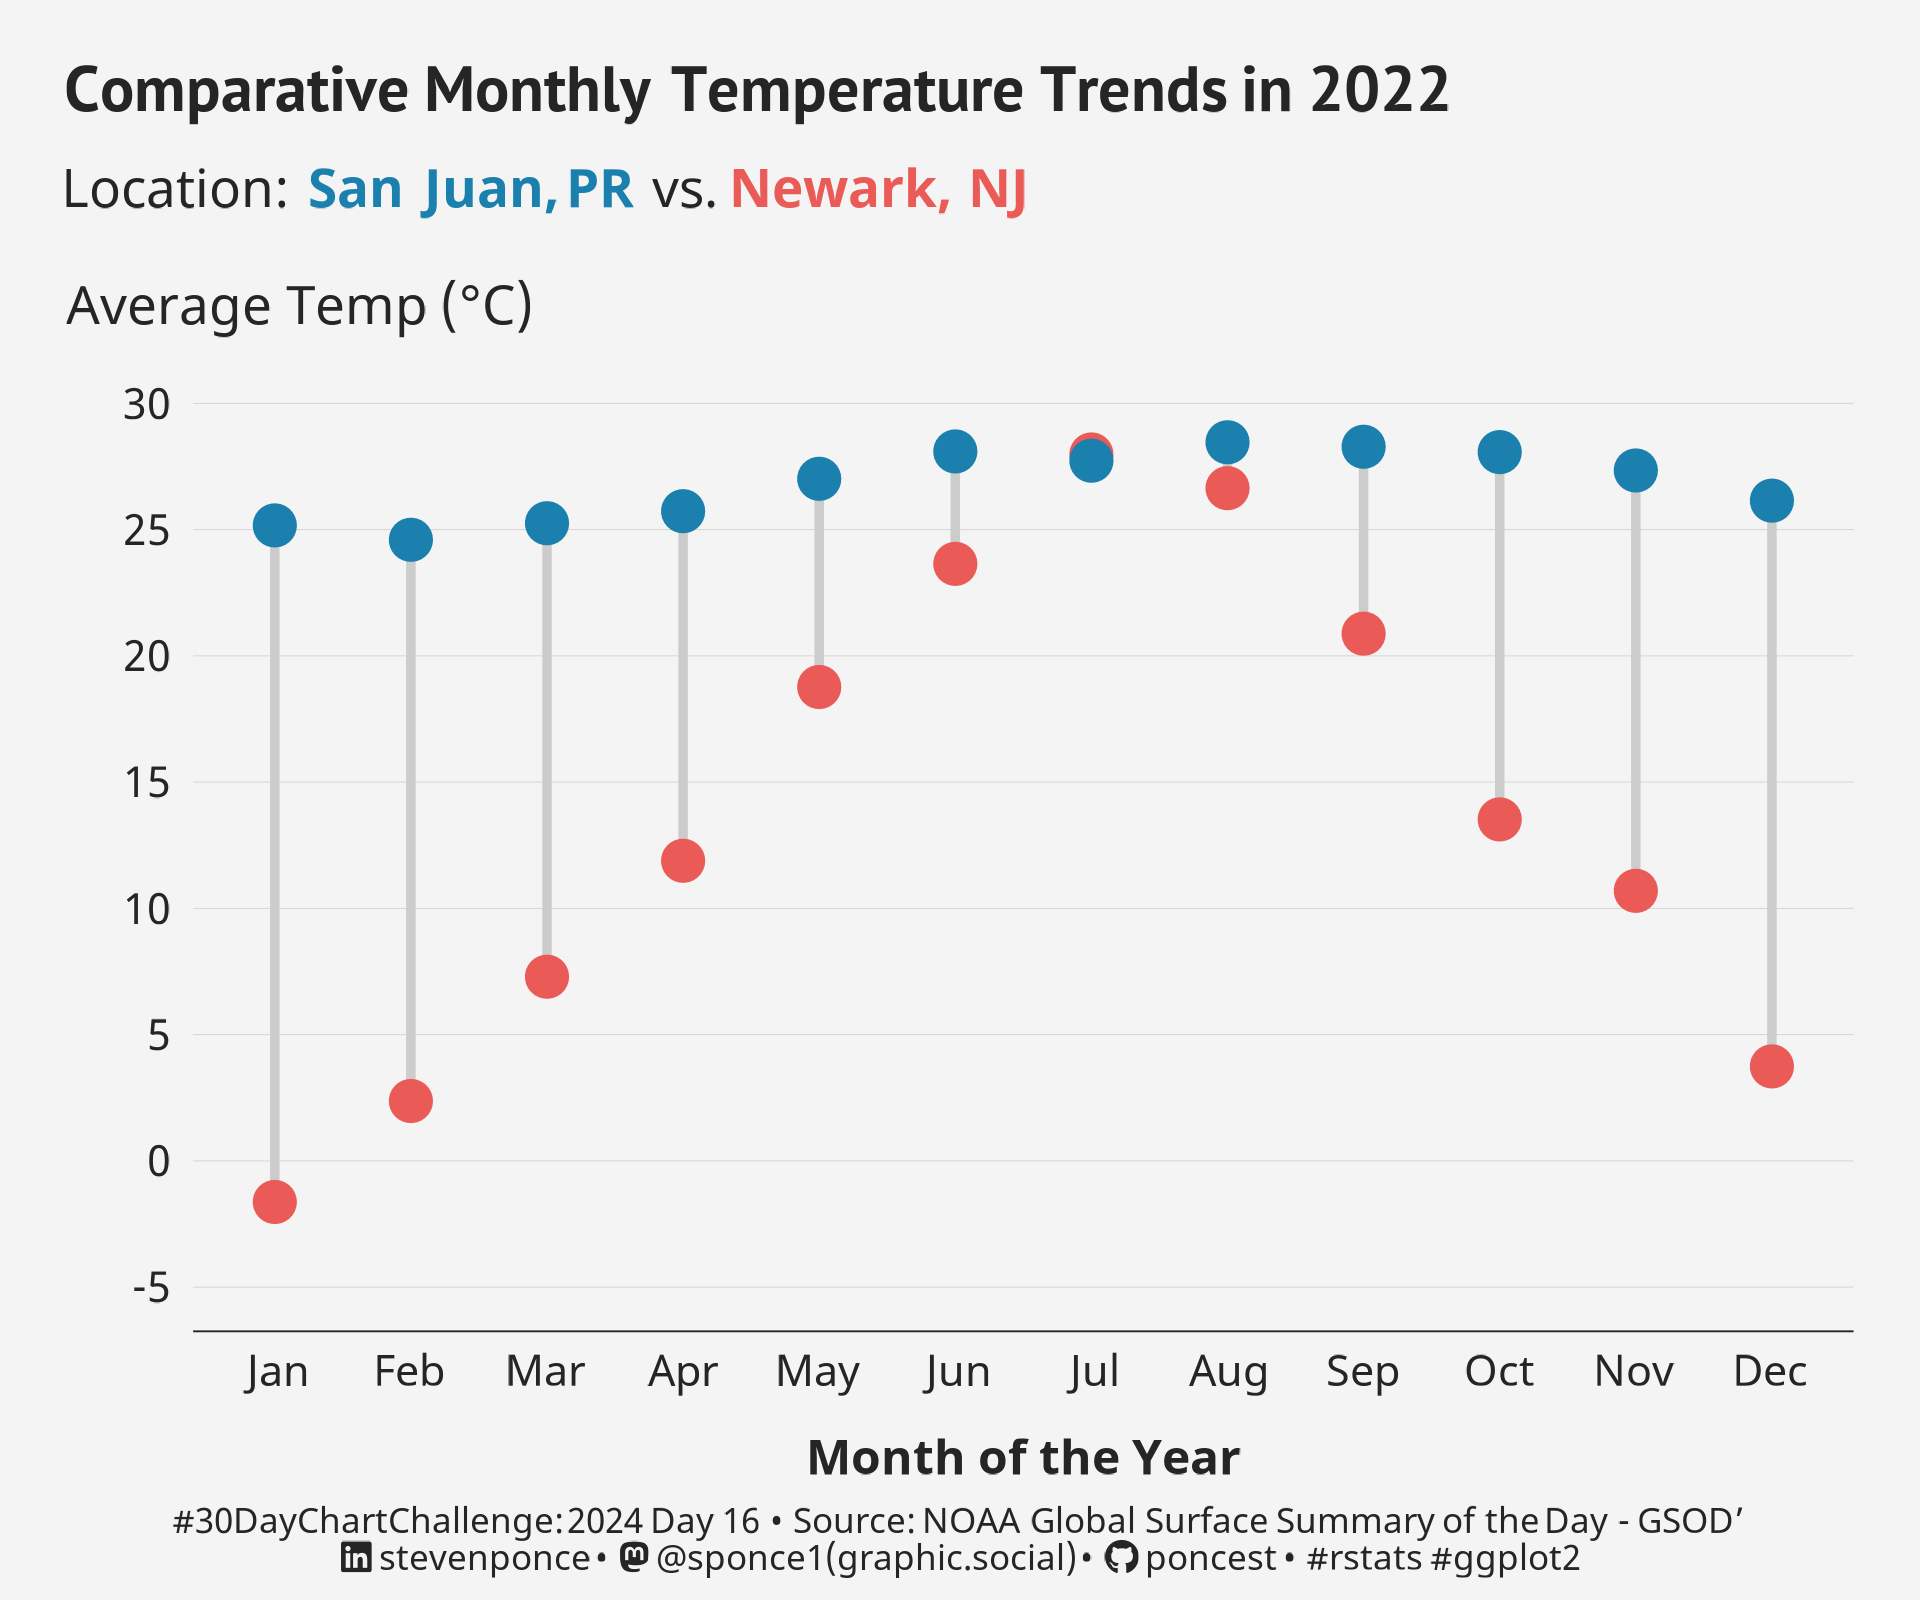

R code for this plot:

## Challenge: #30DayChartChallenge 2024 day 16
## Topic:     Relationships | weather
## Author:    Steven Ponce
## Date:      2024-04-16

## Data:      NOAA - National Centers for Environmental Information
##            Global Surface Summary of the Day - GSOD
## Link:      https://www.ncei.noaa.gov/access/search/data-search/global-summary-of-the-day

## Citation:
#' NOAA National Centers of Environmental Information. 1999. Global Surface Summary of the Day - GSOD. 1.0.
#' [NEWARK LIBERTY INTERNATIONAL AIRPORT, NJ US (72502014734.csv)]. NOAA National Centers for Environmental Information. 
#' Accessed [2024-04-14].
#' 
#' NOAA National Centers of Environmental Information. 1999. Global Surface Summary of the Day - GSOD. 1.0.
#' [SAN JUAN L M MARIN INTERNATIONAL AIRPORT, PR US (78526011641.csv)]. NOAA National Centers for Environmental Information. 
#' Accessed [2024-04-14].


## 1. LOAD PACKAGES & SETUP ---- 
pacman::p_load(
  tidyverse,   # Easily Install and Load the 'Tidyverse'
  ggtext,      # Improved Text Rendering Support for 'ggplot2'
  showtext,    # Using Fonts More Easily in R Graphs
  janitor,     # Simple Tools for Examining and Cleaning Dirty Data
  skimr,       # Compact and Flexible Summaries of Data
  scales,      # Scale Functions for Visualization
  lubridate,   # Make Dealing with Dates a Little Easier
  MetBrewer,   # Color Palettes Inspired by Works at the Metropolitan Museum of Art
  MoMAColors,  # Color Palettes Inspired by Artwork at the Museum of Modern Art in New York City
  glue         # Interpreted String Literals
)


### |- figure size ---- 
camcorder::gg_record( 
  dir    = here::here("temp_plots"), 
  device = "png",
  width  = 6,
  height = 5,
  units  = "in",
  dpi    = 320)

### |- resolution ---- 
showtext_opts(dpi = 320, regular.wt = 300, bold.wt = 800)


## 2. READ IN THE DATA ----

# NEWARK LIBERTY INTERNATIONAL AIRPORT, NJ US
nj_ewr_data <- read_csv(here::here("2024/data/noaa_ewr_2022.csv")) |>
  clean_names() |>
  glimpse()

# SAN JUAN L M MARIN INTERNATIONAL AIRPORT, PR US
pr_sju_data <- read_csv(here::here("2024/data/noaa_sju_2022.csv")) |>
  clean_names() |>
  glimpse()


## 3. EXAMINING THE DATA ----
glimpse(nj_ewr_data)
glimpse(pr_sju_data )
skim(nj_ewr_data)
skim(pr_sju_data)


## 4. TIDYDATA ----

### |- tidy function ---- 
tidy_data <- function(data) {
  data  |> 
    select(date, name, temp_f = temp) |>
    mutate(
      name = str_to_lower(name),                                                # lower case
      temp_c = (temp_f - 32) / 1.8,                                             # F to C degrees
      month = month(date, label = TRUE)                                         # month
    )
}

### |- tidy data ---- 
nj_ewr_tidy <- tidy_data(nj_ewr_data)
pr_sju_tidy <- tidy_data(pr_sju_data)

### |- summary and pivot function ---- 
summarize_and_pivot <- function(data, by_col, summary_col) {
  data |>
    group_by(!!sym(by_col)) |>
    summarise(
      mean = mean(!!sym(summary_col), na.rm = TRUE),
      min = min(!!sym(summary_col), na.rm = TRUE),
      max = max(!!sym(summary_col), na.rm = TRUE)
    ) |>
    pivot_longer(
      cols = c(mean, min, max), 
      names_to = "statistic",
      values_to = "value"
    ) |>
    ungroup() 
}

### |- tidy data ---
nj_data <- summarize_and_pivot(nj_ewr_tidy, "month", c("temp_c")) |> 
  mutate(location = "Newark, NJ")

pr_data <- summarize_and_pivot(pr_sju_tidy, "month", c("temp_c")) |> 
  mutate(location = "San Juan, PR")

### |- combined data ---
combined_data <- rbind(nj_data, pr_data) |> 
  filter(statistic == "mean")

### |- plot data ---
plot_data <- combined_data |>
  pivot_wider(names_from = location, values_from = value) |>
  rename(
    Temperature_Newark = `Newark, NJ`, 
    Temperature_San_Juan = `San Juan, PR`
  ) 


# 5. VISUALIZATION ---- 

### |- plot aesthetics ---- 
bkg_col      <- colorspace::lighten('#e9e9e9', 0.5)   
title_col    <- "#252525"            
subtitle_col <- "#252525"                 
caption_col  <- "#252525"               
text_col     <- "#252525"                 
col_palette  <- moma.colors("Palermo", type = "discrete", direction = 1)[c(1,2)]

### |-  titles and caption ----
# icons
tt <- str_glue("#30DayChartChallenge: { 2024 } Day { 16 } &bull; Source: NOAA Global Surface Summary of the Day - GSOD'<br>") 
li <- str_glue("<span style='font-family:fa6-brands'>&#xf08c;</span>")  
gh <- str_glue("<span style='font-family:fa6-brands'>&#xf09b;</span>")
mn <- str_glue("<span style='font-family:fa6-brands'>&#xf4f6;</span>")

# text
title_text    <- str_glue("Comparative Monthly Temperature Trends in 2022") 

nj <- str_glue("<span style='color:{ col_palette[2] }'>**Newark, NJ**</span>")
pr <- str_glue("<span style='color:{ col_palette[1] }'>**San Juan, PR**</span>")

subtitle_text <- str_glue("Location: { pr } vs. { nj }<br><br>
                          Average Temp (°C)")

caption_text  <- str_glue("{tt} {li} stevenponce &bull; {mn} @sponce1(graphic.social) &bull; {gh} poncest &bull; #rstats #ggplot2")

### |-  fonts ----
font_add('fa6-brands', 'fonts/6.4.2/Font Awesome 6 Brands-Regular-400.otf')  
font_add_google("PT Sans", regular.wt = 400, family = "title")                 
font_add_google("Noto Sans", regular.wt = 400, family = "subtitle")  
font_add_google("Noto Sans", regular.wt = 400, family = "text")        
font_add_google("Noto Sans", regular.wt = 400,family = "caption")
showtext_auto(enable = TRUE)  

### |-  plot theme ----
theme_set(theme_minimal(base_size = 12, base_family = "text"))

theme_update(
  plot.title.position   = "plot",
  plot.caption.position = "plot",
  legend.position       = "plot",
  plot.margin           = margin(t = 10, r = 15, b = 0, l = 15),
  plot.background       = element_rect(fill = bkg_col, color = bkg_col),
  panel.background      = element_rect(fill = bkg_col, color = bkg_col),
  axis.title.x          = element_text(margin = margin(10, 0, 0, 0), size = rel(.9), color = text_col, family = "text", face = "bold"),
  axis.title.y          = element_text(margin = margin(0, 10, 0, 0), size = rel(.9), color = text_col, family = "text", face = "bold"),
  axis.text             = element_text(size = rel(.8), color = text_col, family = "text"),
  axis.line.x           = element_line(color = "#252525", linewidth = .2),
  panel.grid.major.y    = element_line(linetype = "solid", linewidth = 0.1, color = "#D3D3D3"),
  panel.grid.minor.y    = element_blank(),
  panel.grid.minor.x    = element_blank(),
  panel.grid.major.x    = element_blank(),
)

### |-  final plot ----  
ggplot(data = plot_data, aes(y = month)) +
  
  # Geoms
  geom_segment(aes(x = Temperature_Newark, xend = Temperature_San_Juan, y = month, yend = month),
               color = "grey80", linewidth = 1) +
  geom_point(aes(x = Temperature_Newark), color = col_palette[2], size = 4, alpha = 1) +
  geom_point(aes(x = Temperature_San_Juan), color = col_palette[1], size = 4, alpha = 1) +
  
  # Scales
  scale_x_continuous(breaks = seq(-5, 30, by = 5),
                     limits = c(-5, 30)) +
  scale_y_discrete() +
  coord_flip(clip = 'off') +
  
  # Labs
  labs(
    x        = element_blank(),
    y        = "Month of the Year",
    title    = title_text,
    subtitle = subtitle_text,
    caption  = caption_text,
  ) +
  
  # Theme
  theme(
    plot.title      = element_markdown(
      size          = rel(1.2),
      family        = "title",
      face          = "bold",
      color         = title_col,
      lineheight    = 1.1,
      margin        = margin(t = 5, b = 5)
    ),
    plot.subtitle   = element_markdown(
      size          = rel(1),
      family        = "subtitle",
      # face          = "bold",
      color         = subtitle_col,
      lineheight    = 1.1,
      margin        = margin(t = 5, b = 5)
    ),
    plot.caption    = element_markdown(
      size          = rel(.65),
      family        = "caption",
      color         = caption_col,
      lineheight    = 0.65,
      hjust         = 0.5,
      halign        = 0.5,
      margin        = margin(t = 5, b = 5)
    ),
  )

# 6. SESSION INFO ----  
sessioninfo::session_info(include_base = TRUE) 

# ─ Session info ────────────────────────────────────────────────────────────────────────────
# setting  value
# version  R version 4.3.3 (2024-02-29 ucrt)
# os       Windows 10 x64 (build 19045)
# system   x86_64, mingw32
# ui       RStudio
# language (EN)
# collate  English_United States.utf8
# ctype    English_United States.utf8
# tz       America/New_York
# date     2024-04-14
# rstudio  2023.12.1+402 Ocean Storm (desktop)
# pandoc   NA
# 
# ─ Packages ────────────────────────────────────────────────────────────────────────────────
# ! package     * version    date (UTC) lib source
# P backports     1.4.1      2021-12-13 [?] CRAN (R 4.3.0)
# base        * 4.3.3      2024-02-29 [2] local
# P base64enc     0.1-3      2015-07-28 [?] CRAN (R 4.3.0)
# P broom       * 1.0.5      2023-06-09 [?] CRAN (R 4.3.1)
# P camcorder     0.1.0      2022-10-03 [?] CRAN (R 4.3.0)
# P cellranger    1.1.0      2016-07-27 [?] CRAN (R 4.3.0)
# cli           3.6.2      2023-12-11 [1] CRAN (R 4.3.3)
# P colorspace    2.1-0      2023-01-23 [?] CRAN (R 4.3.0)
# P commonmark    1.9.0      2023-03-17 [?] CRAN (R 4.3.0)
# P compiler      4.3.3      2024-02-29 [?] local
# cowplot       1.1.3      2024-01-22 [1] CRAN (R 4.3.3)
# P curl          5.2.0      2023-12-08 [?] RSPM (R 4.3.0)
# P datasets    * 4.3.3      2024-02-29 [?] local
# P digest        0.6.33     2023-07-07 [?] CRAN (R 4.3.1)
# P dplyr       * 1.1.4      2023-11-17 [?] RSPM (R 4.3.0)
# P fansi         1.0.6      2023-12-08 [?] RSPM (R 4.3.0)
# P farver        2.1.1      2022-07-06 [?] CRAN (R 4.3.0)
# P fastmap       1.1.1      2023-02-24 [?] CRAN (R 4.3.0)
# P forcats     * 1.0.0      2023-01-29 [?] CRAN (R 4.3.0)
# P generics      0.1.3      2022-07-05 [?] CRAN (R 4.3.0)
# P ggplot2     * 3.5.0      2024-02-23 [?] CRAN (R 4.3.2)
# ggstream      0.1.0      2021-05-06 [1] CRAN (R 4.3.3)
# P ggtext      * 0.1.2      2022-09-16 [?] CRAN (R 4.3.0)
# P gifski        1.12.0-2   2023-08-12 [?] CRAN (R 4.3.1)
# P glue        * 1.7.0      2024-01-09 [?] CRAN (R 4.3.2)
# P graphics    * 4.3.3      2024-02-29 [?] local
# P grDevices   * 4.3.3      2024-02-29 [?] local
# P grid          4.3.3      2024-02-29 [?] local
# P gridtext      0.1.5      2022-09-16 [?] CRAN (R 4.3.0)
# P gtable        0.3.4      2023-08-21 [?] CRAN (R 4.3.1)
# P here          1.0.1      2020-12-13 [?] CRAN (R 4.3.0)
# P hms           1.1.3      2023-03-21 [?] CRAN (R 4.3.0)
# P htmltools     0.5.7      2023-11-03 [?] RSPM (R 4.3.0)
# P janitor     * 2.2.0      2023-02-02 [?] CRAN (R 4.3.0)
# P jsonlite      1.8.8      2023-12-04 [?] RSPM (R 4.3.0)
# P knitr         1.45       2023-10-30 [?] RSPM (R 4.3.0)
# P labeling      0.4.3      2023-08-29 [?] CRAN (R 4.3.1)
# P lifecycle     1.0.4      2023-11-07 [?] CRAN (R 4.3.2)
# P lubridate   * 1.9.3      2023-09-27 [?] RSPM (R 4.3.0)
# P magick        2.8.3      2024-02-18 [?] CRAN (R 4.3.3)
# P magrittr      2.0.3      2022-03-30 [?] CRAN (R 4.3.0)
# P markdown      1.12       2023-12-06 [?] CRAN (R 4.3.2)
# P MetBrewer   * 0.2.0      2022-03-21 [?] CRAN (R 4.3.1)
# P methods     * 4.3.3      2024-02-29 [?] local
# MoMAColors  * 0.0.0.9000 2024-03-31 [1] Github (BlakeRMills/MoMAColors@6f5d75d)
# P munsell       0.5.0      2018-06-12 [?] CRAN (R 4.3.0)
# P pacman        0.5.1      2019-03-11 [?] CRAN (R 4.3.0)
# P patchwork   * 1.2.0      2024-01-08 [?] CRAN (R 4.3.2)
# P pillar        1.9.0      2023-03-22 [?] CRAN (R 4.3.0)
# P pkgconfig     2.0.3      2019-09-22 [?] CRAN (R 4.3.0)
# P purrr       * 1.0.2      2023-08-10 [?] CRAN (R 4.3.1)
# P R6            2.5.1      2021-08-19 [?] CRAN (R 4.3.0)
# P ragg          1.2.7      2023-12-11 [?] RSPM (R 4.3.0)
# Rcpp          1.0.12     2024-01-09 [1] CRAN (R 4.3.3)
# P readr       * 2.1.5      2024-01-10 [?] CRAN (R 4.3.2)
# P readxl      * 1.4.3      2023-07-06 [?] CRAN (R 4.3.1)
# P rematch       2.0.0      2023-08-30 [?] CRAN (R 4.3.1)
# renv          1.0.5      2024-02-29 [1] CRAN (R 4.3.3)
# P repr          1.1.6      2023-01-26 [?] CRAN (R 4.3.0)
# P rlang         1.1.3      2024-01-10 [?] CRAN (R 4.3.2)
# P rprojroot     2.0.4      2023-11-05 [?] RSPM (R 4.3.0)
# P rstudioapi    0.15.0     2023-07-07 [?] CRAN (R 4.3.1)
# P rsvg          2.6.0      2023-10-08 [?] RSPM (R 4.3.0)
# P scales      * 1.3.0      2023-11-28 [?] CRAN (R 4.3.2)
# P sessioninfo   1.2.2      2021-12-06 [?] CRAN (R 4.3.0)
# P showtext    * 0.9-7      2024-03-02 [?] CRAN (R 4.3.3)
# P showtextdb  * 3.0        2020-06-04 [?] CRAN (R 4.3.0)
# P skimr       * 2.1.5      2022-12-23 [?] CRAN (R 4.3.0)
# P snakecase     0.11.1     2023-08-27 [?] CRAN (R 4.3.1)
# P stats       * 4.3.3      2024-02-29 [?] local
# P stringi       1.8.3      2023-12-11 [?] RSPM (R 4.3.0)
# P stringr     * 1.5.1      2023-11-14 [?] RSPM (R 4.3.0)
# P svglite       2.1.1      2023-01-10 [?] CRAN (R 4.3.0)
# P sysfonts    * 0.8.9      2024-03-02 [?] CRAN (R 4.3.3)
# P systemfonts   1.0.5      2023-10-09 [?] RSPM (R 4.3.0)
# P textshaping   0.3.6      2021-10-13 [?] CRAN (R 4.3.0)
# P tibble      * 3.2.1      2023-03-20 [?] CRAN (R 4.3.0)
# P tidyr       * 1.3.1      2024-01-24 [?] CRAN (R 4.3.2)
# tidyselect    1.2.1      2024-03-11 [1] CRAN (R 4.3.3)
# P tidyverse   * 2.0.0      2023-02-22 [?] CRAN (R 4.3.0)
# P timechange    0.2.0      2023-01-11 [?] CRAN (R 4.3.0)
# P tools         4.3.3      2024-02-29 [?] local
# P tzdb          0.4.0      2023-05-12 [?] CRAN (R 4.3.0)
# P utf8          1.2.4      2023-10-22 [?] CRAN (R 4.3.2)
# P utils       * 4.3.3      2024-02-29 [?] local
# P vctrs         0.6.5      2023-12-01 [?] CRAN (R 4.3.2)
# P withr         3.0.0      2024-01-16 [?] CRAN (R 4.3.2)
# P xfun          0.41       2023-11-01 [?] CRAN (R 4.3.2)
# P xml2          1.3.6      2023-12-04 [?] RSPM (R 4.3.0)
# 
# [1] C:/Users/poncest/OneDrive - Bristol Myers Squibb/RStudio/_CHALLENGES/30DayChartChallenge/renv/library/R-4.3/x86_64-w64-mingw32
# [2] C:/Users/poncest/AppData/Local/R/cache/R/renv/sandbox/R-4.3/x86_64-w64-mingw32/07866f9d
# 
# P ── Loaded and on-disk path mismatch.
# 
# ───────────────────────────────────────────────────────────────────────────────────────────
# > 
